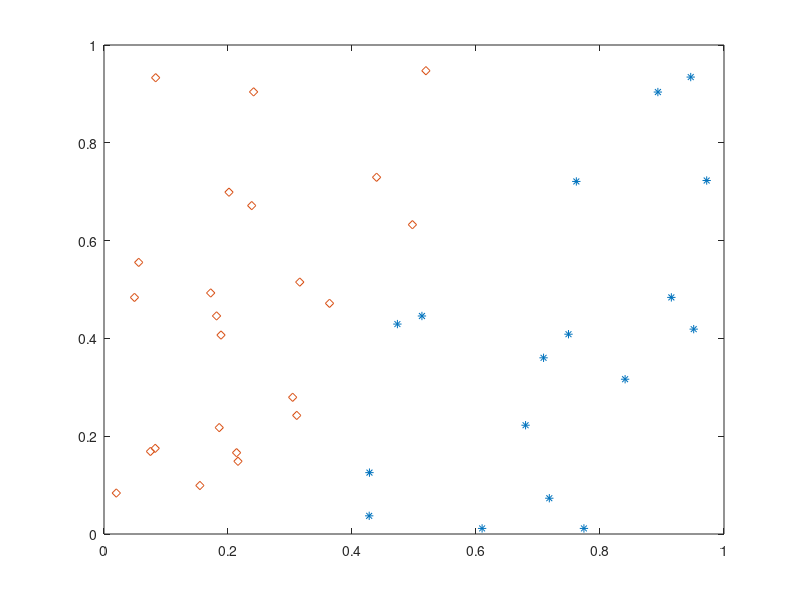

Source code (MATLAB): (Note: this script raises an error after producing the figure.)
rand('seed',21307140003);
x=rand(40,1);
y=rand(40,1);
class=[2*x<y+0.5]+1;
A1=[x(find(class==1)),y(find(class==1))];
A2=[x(find(class==2)),y(find(class==2))];
plot(A1(:,1),A1(:,2),'*','MarkerSize',6)
hold on
plot(A2(:,1),A2(:,2),'d','MarkerSize',6)
hold on

x = [A1; A2];   % The set of all points.
b = [ones(21,1); -1*ones(19,1)];    % The set of corresponding labels.
cvx_begin
    variable w(3);
    minimize ( 0.5*(w(1)^2 + w(2)^2) );
    subject to
        for i=1:40
            b(i)*([w(1), w(2)]*x(i,:)' + w(3)) >= 1;
        end
cvx_end

fplot(@(x) -1/w(2)*(w(1)*x+w(3)), [0,1])
hold off
fprintf('The maximum-margin line is: %fx+%fy+%f = 0\n', w(1), w(2), w(3));

fprintf('Optimal solution is:')
w
